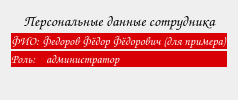
        <widget class="QWidget" name="page_1_for_all">
         <layout class="QVBoxLayout" name="verticalLayout_3">
          <item>
           <layout class="QVBoxLayout" name="verticalLayout_4" stretch="1,1,1,10">
            <property name="spacing">
             <number>2</number>
            </property>
            <property name="sizeConstraint">
             <enum>QLayout::SetMaximumSize</enum>
            </property>
            <item>
             <layout class="QHBoxLayout" name="horizontalLayout_6">
              <item>
               <widget class="QLabel" name="label_3">
                <property name="sizePolicy">
                 <sizepolicy hsizetype="Preferred" vsizetype="Minimum">
                  <horstretch>0</horstretch>
                  <verstretch>0</verstretch>
                 </sizepolicy>
                </property>
                <property name="font">
                 <font>
                  <family>Comic Sans MS</family>
                  <pointsize>11</pointsize>
                  <weight>50</weight>
                  <italic>false</italic>
                  <bold>false</bold>
                 </font>
                </property>
                <property name="text">
                 <string>Персональные данные сотрудника</string>
                </property>
                <property name="alignment">
                 <set>Qt::AlignCenter</set>
                </property>
               </widget>
              </item>
             </layout>
            </item>
            <item>
             <layout class="QHBoxLayout" name="horizontalLayout_4">
              <property name="spacing">
               <number>0</number>
              </property>
              <property name="sizeConstraint">
               <enum>QLayout::SetDefaultConstraint</enum>
              </property>
              <item>
               <widget class="QLabel" name="label_4">
                <property name="sizePolicy">
                 <sizepolicy hsizetype="Fixed" vsizetype="Minimum">
                  <horstretch>0</horstretch>
                  <verstretch>0</verstretch>
                 </sizepolicy>
                </property>
                <property name="maximumSize">
                 <size>
                  <width>35</width>
                  <height>30</height>
                 </size>
                </property>
                <property name="baseSize">
                 <size>
                  <width>0</width>
                  <height>30</height>
                 </size>
                </property>
                <property name="font">
                 <font>
                  <family>Comic Sans MS</family>
                  <pointsize>9</pointsize>
                  <weight>50</weight>
                  <italic>false</italic>
                  <bold>false</bold>
                 </font>
                </property>
                <property name="styleSheet">
                 <string notr="true">background-color: rgb(216, 0, 4);
color: rgb(255, 255, 255);
font: 9pt &quot;Comic Sans MS&quot;;</string>
                </property>
                <property name="text">
                 <string>ФИО: </string>
                </property>
               </widget>
              </item>
              <item>
               <widget class="QLabel" name="lbl_fio">
                <property name="sizePolicy">
                 <sizepolicy hsizetype="Fixed" vsizetype="Minimum">
                  <horstretch>0</horstretch>
                  <verstretch>0</verstretch>
                 </sizepolicy>
                </property>
                <property name="minimumSize">
                 <size>
                  <width>0</width>
                  <height>0</height>
                 </size>
                </property>
                <property name="maximumSize">
                 <size>
                  <width>16777213</width>
                  <height>30</height>
                 </size>
                </property>
                <property name="baseSize">
                 <size>
                  <width>0</width>
                  <height>30</height>
                 </size>
                </property>
                <property name="font">
                 <font>
                  <family>Comic Sans MS</family>
                  <pointsize>9</pointsize>
                  <weight>50</weight>
                  <italic>false</italic>
                  <bold>false</bold>
                 </font>
                </property>
                <property name="styleSheet">
                 <string notr="true">background-color: rgb(216, 0, 4);
color: rgb(255, 255, 255);
font: 9pt &quot;Comic Sans MS&quot;;</string>
                </property>
                <property name="text">
                 <string>Федоров Фёдор Фёдорович (для примера)</string>
                </property>
               </widget>
              </item>
             </layout>
            </item>
            <item>
             <layout class="QHBoxLayout" name="horizontalLayout_3">
              <property name="spacing">
               <number>0</number>
              </property>
              <property name="sizeConstraint">
               <enum>QLayout::SetMinimumSize</enum>
              </property>
              <item>
               <widget class="QLabel" name="label_2">
                <property name="sizePolicy">
                 <sizepolicy hsizetype="Preferred" vsizetype="Minimum">
                  <horstretch>0</horstretch>
                  <verstretch>0</verstretch>
                 </sizepolicy>
                </property>
                <property name="maximumSize">
                 <size>
                  <width>35</width>
                  <height>30</height>
                 </size>
                </property>
                <property name="font">
                 <font>
                  <family>Comic Sans MS</family>
                  <pointsize>9</pointsize>
                  <weight>50</weight>
                  <italic>false</italic>
                  <bold>false</bold>
                 </font>
                </property>
                <property name="styleSheet">
                 <string notr="true">background-color: rgb(216, 0, 4);
color: rgb(255, 255, 255);
font: 9pt &quot;Comic Sans MS&quot;;</string>
                </property>
                <property name="text">
                 <string>Роль:</string>
                </property>
               </widget>
              </item>
              <item>
               <widget class="QLabel" name="lbl_role">
                <property name="sizePolicy">
                 <sizepolicy hsizetype="Preferred" vsizetype="Minimum">
                  <horstretch>0</horstretch>
                  <verstretch>0</verstretch>
                 </sizepolicy>
                </property>
                <property name="minimumSize">
                 <size>
                  <width>0</width>
                  <height>0</height>
                 </size>
                </property>
                <property name="maximumSize">
                 <size>
                  <width>16777215</width>
                  <height>30</height>
                 </size>
                </property>
                <property name="font">
                 <font>
                  <family>Comic Sans MS</family>
                  <pointsize>9</pointsize>
                  <weight>50</weight>
                  <italic>false</italic>
                  <bold>false</bold>
                 </font>
                </property>
                <property name="styleSheet">
                 <string notr="true">background-color: rgb(216, 0, 4);
color: rgb(255, 255, 255);
font: 9pt &quot;Comic Sans MS&quot;;</string>
                </property>
                <property name="text">
                 <string>администратор</string>
                </property>
               </widget>
              </item>
             </layout>
            </item>
            <item>
             <layout class="QHBoxLayout" name="horizontalLayout_7" stretch="1,2,1">
              <item>
               <spacer name="horizontalSpacer_4">
                <property name="orientation">
                 <enum>Qt::Horizontal</enum>
                </property>
                <property name="sizeHint" stdset="0">
                 <size>
                  <width>40</width>
                  <height>20</height>
                 </size>
                </property>
               </spacer>
              </item>
              <item>
               <widget class="QLabel" name="lbl_photo">
                <property name="sizePolicy">
                 <sizepolicy hsizetype="Minimum" vsizetype="Minimum">
                  <horstretch>0</horstretch>
                  <verstretch>0</verstretch>
                 </sizepolicy>
                </property>
                <property name="text">
                 <string/>
                </property>
                <property name="textFormat">
                 <enum>Qt::AutoText</enum>
                </property>
                <property name="pixmap">
                 <pixmap>img/Миронов.jpeg</pixmap>
                </property>
                <property name="scaledContents">
                 <bool>true</bool>
                </property>
                <property name="alignment">
                 <set>Qt::AlignJustify|Qt::AlignVCenter</set>
                </property>
                <property name="wordWrap">
                 <bool>false</bool>
                </property>
               </widget>
              </item>
              <item>
               <spacer name="horizontalSpacer_5">
                <property name="orientation">
                 <enum>Qt::Horizontal</enum>
                </property>
                <property name="sizeHint" stdset="0">
                 <size>
                  <width>40</width>
                  <height>20</height>
                 </size>
                </property>
               </spacer>
              </item>
             </layout>
            </item>
           </layout>
          </item>
         </layout>
        </widget>
